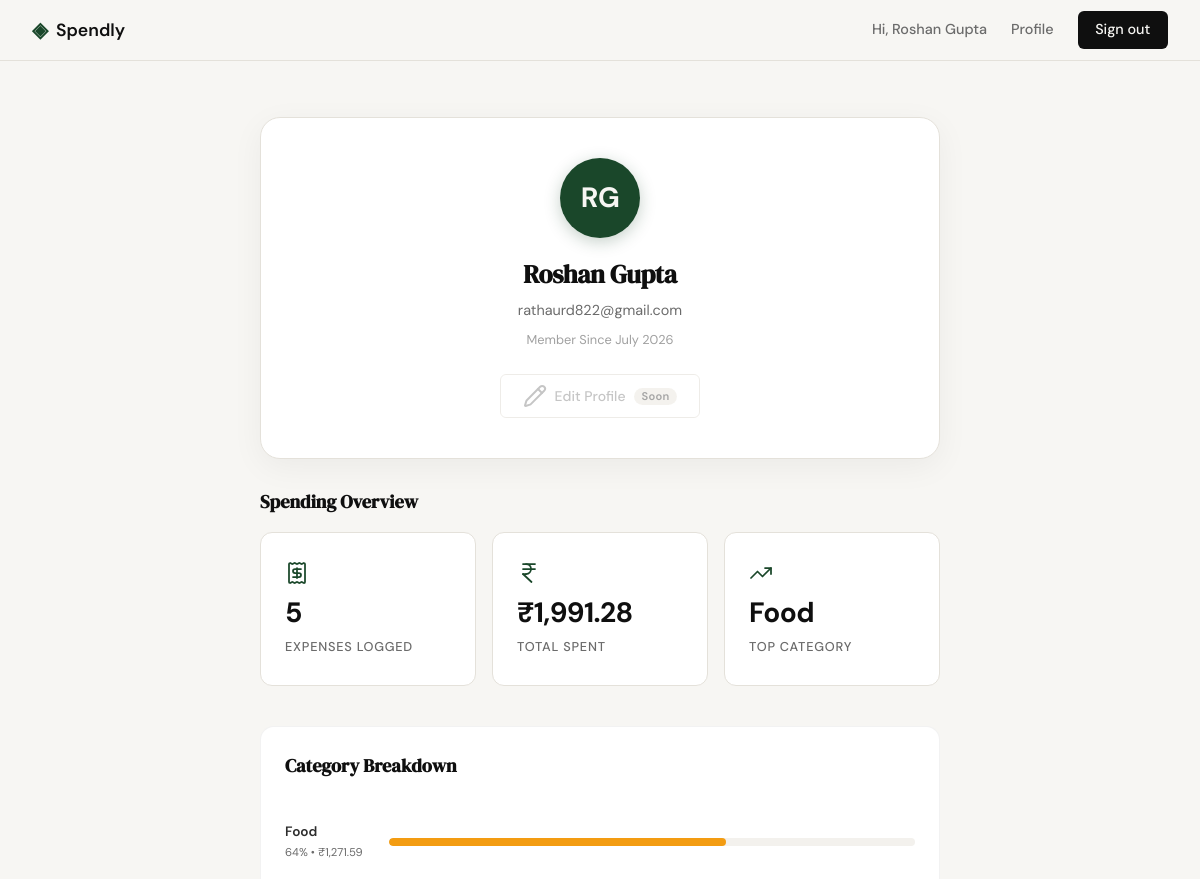
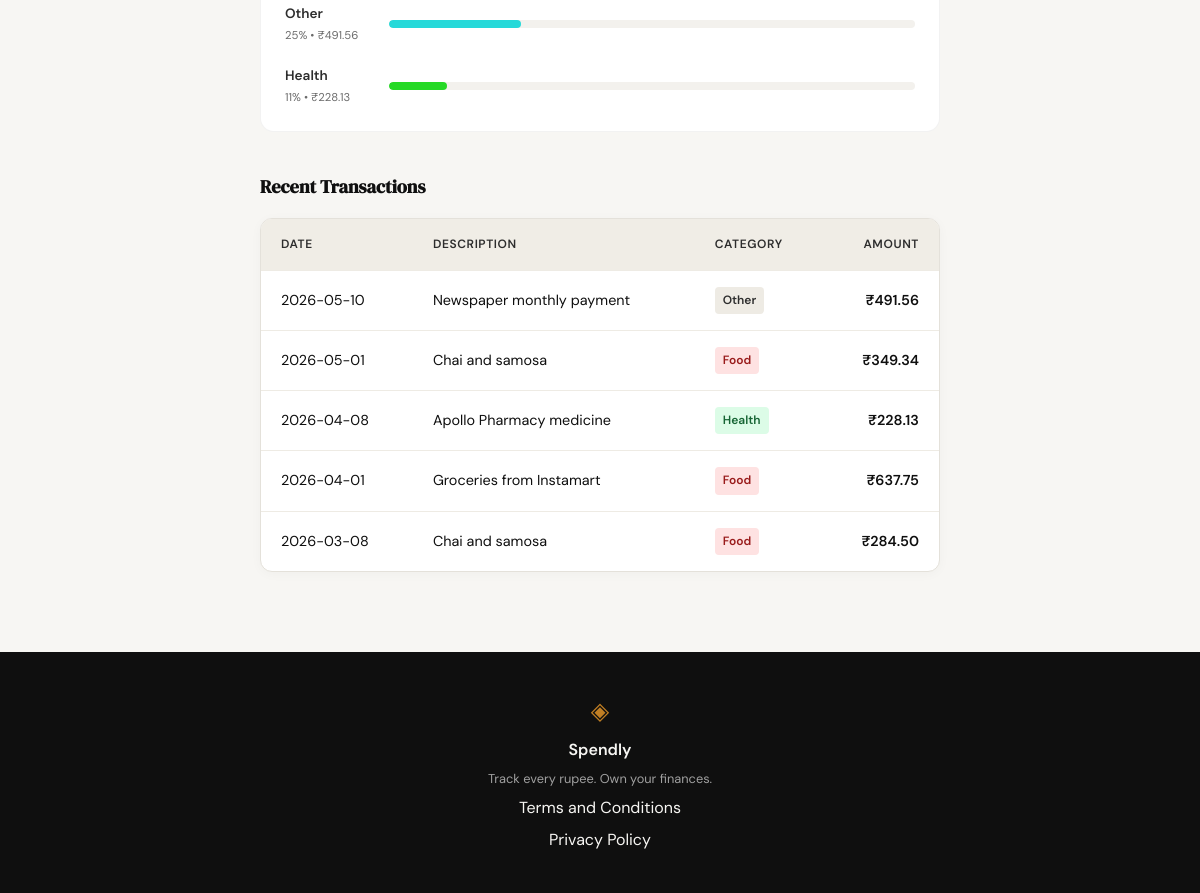
The app's page /profile (signed in) with its own data (2 pictures, top to bottom).
### tables this page shows
CREATE TABLE users (
            id INTEGER PRIMARY KEY AUTOINCREMENT,
            name TEXT NOT NULL,
            email TEXT UNIQUE NOT NULL,
            password_hash TEXT NOT NULL,
            created_at TEXT DEFAULT (datetime('now'))
        );

CREATE TABLE expenses (
            id INTEGER PRIMARY KEY AUTOINCREMENT,
            user_id INTEGER NOT NULL,
            amount REAL NOT NULL,
            category TEXT NOT NULL,
            date TEXT NOT NULL,
            description TEXT,
            created_at TEXT DEFAULT (datetime('now')),
            FOREIGN KEY (user_id) REFERENCES users (id) ON DELETE CASCADE
        );

### app.py (the view)
@app.route("/profile")
@login_required
def profile():
    user_id = session["user_id"]
    user = get_user_by_id(user_id)
    if user is None:
        session.clear()
        flash("Your session has expired. Please sign in again.", "error")
        return redirect(url_for("login"))
    stats = get_summary_stats(user_id)
    recent_transactions = get_paginated_transactions(user_id, limit=10, offset=0)
    category_breakdown = get_category_breakdown(user_id)
    words = [w for w in user["name"].split() if w]
    if not words:
        initials = "?"
    elif len(words) == 1:
        initials = words[0][0].upper()
    else:
        initials = (words[0][0] + words[-1][0]).upper()
    return render_template(
        "profile.html",
        name=user["name"],
        email=user["email"],
        created_at=user["created_at"],
        member_since=user["member_since"],
        expense_count=stats["transaction_count"],
        total_spent=stats["total_spent"],
        top_category=stats["top_category"],
        recent_transactions=recent_transactions,
        category_breakdown=category_breakdown,
        initials=initials,
    )

### app.py (called while the page is built)
@app.template_filter("inr")
def inr_format(value):
    try:
        value = float(value)
    except (TypeError, ValueError):
        return "0.00"
    integer_part = int(value)
    decimal_part = round((value - integer_part) * 100)
    decimal_str = f"{decimal_part:02d}"
    s = str(integer_part)
    if len(s) <= 3:
        return f"{s}.{decimal_str}"
    result = s[-3:]
    s = s[:-3]
    while s:
        result = s[-2:] + "," + result
        s = s[:-2]
    return f"{result}.{decimal_str}"

def login_required(f):
    @functools.wraps(f)
    def decorated_function(*args, **kwargs):
        if not session.get("user_id"):
            flash("Please sign in to continue.", "error")
            return redirect(url_for("login"))
        return f(*args, **kwargs)
    return decorated_function

### database/db.py (called while the page is built)
def get_db():
    conn = sqlite3.connect(DB_PATH)
    conn.row_factory = sqlite3.Row
    conn.execute("PRAGMA foreign_keys = ON;")
    return conn

### database/queries.py (called while the page is built)
def get_user_by_id(user_id):
    conn = get_db()
    try:
        row = conn.execute(
            "SELECT name, email, created_at FROM users WHERE id = ?",
            (user_id,),
        ).fetchone()
        if row is None:
            return None
        created_at = row["created_at"]
        from datetime import datetime
        member_since = "Unknown"
        if created_at:
            try:
                dt = datetime.strptime(str(created_at)[:10], "%Y-%m-%d")
                member_since = dt.strftime("%B %Y")
            except (TypeError, ValueError):
                member_since = created_at
        return {
            "name": row["name"],
            "email": row["email"],
            "created_at": row["created_at"],
            "member_since": member_since
        }
    finally:
        conn.close()

def get_paginated_transactions(user_id, limit=10, offset=0):
    conn = get_db()
    try:
        rows = conn.execute(
            """
            SELECT id, amount, category, date, description
            FROM expenses
            WHERE user_id = ?
            ORDER BY date DESC, id DESC
            LIMIT ? OFFSET ?
            """,
            (user_id, limit, offset),
        ).fetchall()
        return [
            {
                "id": row["id"],
                "amount": row["amount"],
                "category": row["category"],
                "date": row["date"],
                "description": row["description"]
            }
            for row in rows
        ]
    finally:
        conn.close()

### templates/profile.html (shortened to what this page needs)
{% extends "base.html" %}
{% block content %}
<section class="profile-section">
    <div class="profile-container">
        <div class="profile-card">
            <div class="profile-avatar" aria-label="Profile initials: {{ initials }}">{{ initials }}</div>
            <div class="profile-identity">
                <h1 class="profile-name">{{ name }}</h1>
                <p class="profile-email">{{ email }}</p>
                <p class="profile-since">
                    Member since {{ member_since }}
                </p>
            </div>
            <button class="btn-edit-profile" disabled title="Coming soon — profile editing will be available in a future update">
                <i data-lucide="pencil" class="btn-edit-icon"></i>
                Edit Profile
                <span class="btn-edit-soon">Soon</span>
            </button>
        </div>
        <div class="profile-stats-section">
            <h2 class="profile-stats-heading">Spending Overview</h2>
            <div class="profile-stats">
                <div class="stat-card" id="stat-total-expenses">
                    <div class="stat-icon" aria-hidden="true">
                        <i data-lucide="receipt"></i>
                    </div>
                    <div class="stat-value">{{ expense_count }}</div>
                    <div class="stat-label">Expenses Logged</div>
                </div>
                <div class="stat-card" id="stat-total-spent">
                    <div class="stat-icon" aria-hidden="true">
                        <i data-lucide="indian-rupee"></i>
                    </div>
                    <div class="stat-value">₹{{ total_spent | inr }}</div>
                    <div class="stat-label">Total Spent</div>
                </div>
                <div class="stat-card" id="stat-top-category">
                    <div class="stat-icon" aria-hidden="true">
                        <i data-lucide="trending-up"></i>
                    </div>
                    <div class="stat-value">{{ top_category }}</div>
                    <div class="stat-label">Top Category</div>
                </div>
            </div>
            {% if expense_count == 0 %}
            <p class="profile-stats-empty">
                No expenses logged yet.
                <a href="{{ url_for('add_expense') }}" class="stats-empty-link">
                    Log your first expense →
                </a>
            </p>
            {% else %}
            <div class="category-breakdown-card" style="margin-top: 1.5rem;">
                <h3 class="profile-stats-heading" style="margin-bottom: 1.25rem;">Category Breakdown</h3>
                {% set category_classes = {
                    'Food': 'food-bar',
                    'Bills': 'bills-bar',
                    'Transport': 'travel-bar',
                    'Travel': 'travel-bar',
                    'Health': 'health-bar',
                    'Entertainment': 'entertainment-bar',
                    'Shopping': 'shopping-bar',
                    'Other': 'other-bar'
                } %}
                {% set category_hues = {
                    'Food': 35,
                    'Bills': 280,
                    'Transport': 200,
                    'Travel': 200,
                    'Health': 120,
                    'Entertainment': 340,
                    'Shopping': 15,
                    'Other': 180
                } %}
                {% for item in category_breakdown %}
                {% set cat_class = category_classes.get(item.category, 'other-bar') %}
                {% set hue = category_hues.get(item.category, 180) %}
                <div class="category-row">
                    <span class="category-label" style="display: flex; flex-direction: column; width: auto; min-width: 85px;">
                        {{ item.category }}
                        <small style="font-weight: normal; color: var(--ink-muted); margin-top: 2px;">
                            {{ item.percentage }}% • ₹{{ item.total_amount | inr }}
                        </small>
                    </span>
                    <div class="category-bar-track">
                        <div class="category-bar {{ cat_class }}" style="width: {{ item.percentage }}%; --category-hue: {{ hue }};"></div>
                    </div>
                </div>
                {% endfor %}
            </div>
            <div class="profile-transactions-section" style="margin-top: 1.5rem;">
                <h2 class="profile-stats-heading" style="margin-bottom: 1rem;">Recent Transactions</h2>
                <div class="table-container">
                    <table class="transactions-table">
                        <thead>
                            <tr>
                                <th>Date</th>
                                <th>Description</th>
                                <th>Category</th>
                                <th class="text-right">Amount</th>
                            </tr>
                        </thead>
                        <tbody>
                            {% for tx in recent_transactions %}
                            <tr>
                                <td>{{ tx.date }}</td>
                                <td>{{ tx.description or '—' }}</td>
                                <td><span class="category-badge badge-{{ tx.category.lower() }}">{{ tx.category }}</span></td>
                                <td class="text-right amount-cell">₹{{ tx.amount | inr }}</td>
                            </tr>
                            {% endfor %}
                        </tbody>
                    </table>
                </div>
            </div>
            {% endif %}
        </div>
    </div>
</section>
{% endblock %}

### templates/base.html (shortened to what this page needs)
<!DOCTYPE html>
<html lang="en">
<head>
    <link rel="stylesheet" href="{{ url_for('static', filename='css/style.css') }}">
</head>
<body>
    <nav class="navbar">
        <div class="nav-inner">
            <a href="{{ url_for('landing') }}" class="nav-brand">
                <span class="brand-icon">◈</span>
                <span class="brand-name">Spendly</span>
            </a>
            <div class="nav-links">
                {% if session.get("user_id") %}
                    <span class="nav-greeting">Hi, {{ session["user_name"] }}</span>
                    <a href="{{ url_for('profile') }}">Profile</a>
                    <a href="{{ url_for('logout') }}" class="nav-cta">Sign out</a>
                {% else %}
                    <a href="{{ url_for('login') }}">Sign in</a>
                    <a href="{{ url_for('register') }}" class="nav-cta">Get started</a>
                {% endif %}
            </div>
        </div>
    </nav>
    <main class="main-content">
        {% block content %}{% endblock %}
    </main>
    <footer class="footer">
        <div class="footer-inner">
            <span class="brand-icon">◈</span>
            <span class="footer-name">Spendly</span>
            <p class="footer-copy">Track every rupee. Own your finances.</p>
            <a href="/terms">Terms and Conditions</a>
            <a href="/privacy">Privacy Policy</a>
        </div>
    </footer>
</body>
</html>

### records on screen
users: user_name "Roshan Gupta", name "Roshan Gupta", email "rathaurd822@gmail.com"
expenses: category "Other", percentage "25", total_amount|inr "491.56", date "2026-05-10", description "Newspaper monthly payment", amount|inr "491.56"
expenses: category "Health", percentage "11", total_amount|inr "228.13", date "2026-04-08", description "Apollo Pharmacy medicine", amount|inr "228.13"
expenses: date "2026-05-01", description "Chai and samosa", category "Food", amount|inr "349.34"
expenses: date "2026-04-01", description "Groceries from Instamart", category "Food", amount|inr "637.75"
expenses: date "2026-03-08", description "Chai and samosa", category "Food", amount|inr "284.50"

### other values on screen
{{ initials }} "RG"
{{ member_since }} "July 2026"
{{ expense_count }} "5"
{{ total_spent | inr }} "1,991.28"
{{ top_category }} "Food"
{{ item.category }} "Food"
{{ item.percentage }} "64"
{{ item.total_amount | inr }} "1,271.59"
